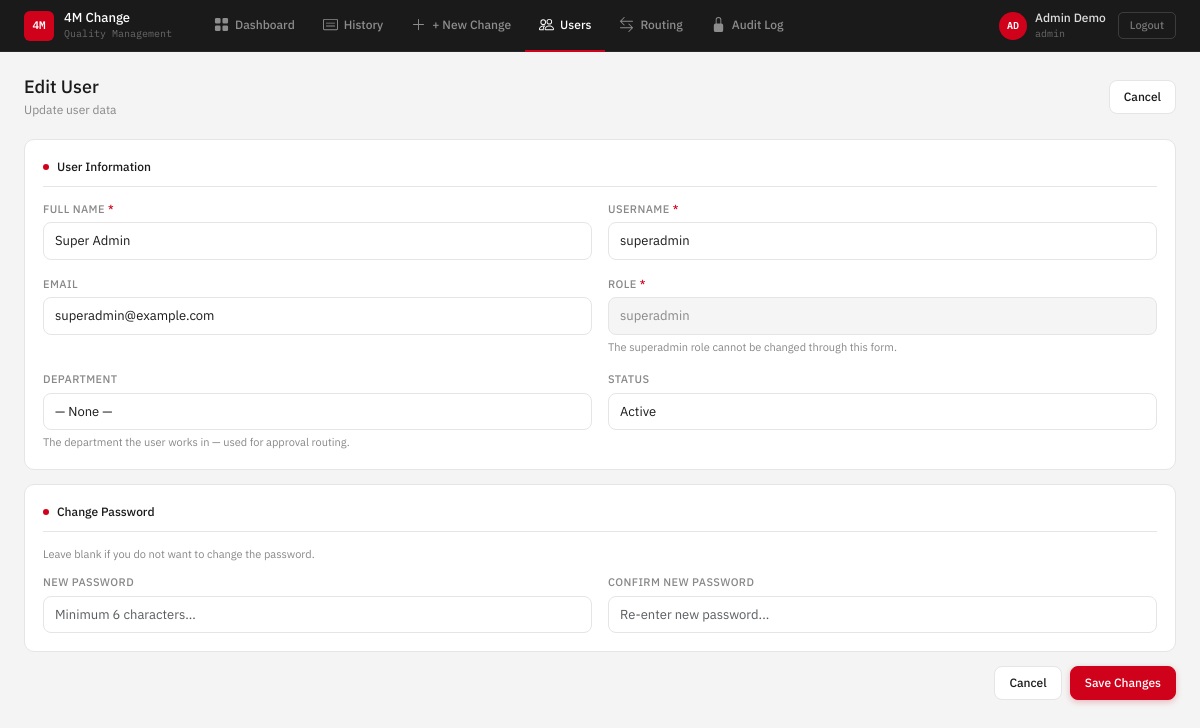
/modules/users/edit.php?id=1 (signed in), run on the app's committed database.
### tables this page shows
CREATE TABLE IF NOT EXISTS `users` (
  `id`               INT NOT NULL AUTO_INCREMENT,
  `name`             VARCHAR(100) NOT NULL,
  `email`            VARCHAR(100) NULL,
  `username`         VARCHAR(50)  NOT NULL,
  `password`         VARCHAR(255) NOT NULL,
  `role`             ENUM('superadmin','admin','user') NOT NULL DEFAULT 'user',
  `created_at`       TIMESTAMP NOT NULL DEFAULT CURRENT_TIMESTAMP,
  `updated_at`       TIMESTAMP NOT NULL DEFAULT CURRENT_TIMESTAMP ON UPDATE CURRENT_TIMESTAMP,
  `password_token`   VARCHAR(100) NULL,
  `token_expires_at` DATETIME NULL,
  `is_active`        TINYINT(1) NOT NULL DEFAULT 1,
  `department`       VARCHAR(100) NULL,
  PRIMARY KEY (`id`),
  UNIQUE KEY `uq_username` (`username`)
);

### helpers/common.php (called while the page is built, shortened)
<?php
function e($value): string
{
    return htmlspecialchars((string)$value, ENT_QUOTES, 'UTF-8');
}

### modules/users/edit.php (the view, shortened to what this page needs)
<?php
require_once '../../helpers/common.php';
include '../../templates/header.php';
include '../../templates/navbar.php';
$id = (int)($_GET['id'] ?? 0);
$stmt = $pdo->prepare("SELECT * FROM users WHERE id = ? LIMIT 1");
$stmt->execute([$id]);
$u = $stmt->fetch();
?>
<div class="page-header">
    <div>
        <div class="page-title">Edit User</div>
        <div class="page-sub">Update user data</div>
    </div>
    <a href="index.php" class="btn">Cancel</a>
</div>
<form action="update.php" method="POST">
    <div class="form-section">
        <div class="section-title"><span class="section-dot"></span>User Information</div>
        <div class="d-grid grid-2 gap-16">
            <div>
                <label class="form-label">Full Name <span class="required">*</span></label>
                <input type="text" name="name" class="form-control" required value="<?= e($u['name']) ?>">
            </div>
            <div>
                <label class="form-label">Username <span class="required">*</span></label>
                <input type="text" name="username" class="form-control" required value="<?= e($u['username']) ?>">
            </div>
            <div>
                <label class="form-label">Email</label>
                <input type="email" name="email" class="form-control" value="<?= e($u['email'] ?? '') ?>"
                    placeholder="email@yanmar.co.id">
            </div>
            <div>
                <label class="form-label">Role <span class="required">*</span></label>
                <?php if ($u['role'] === 'superadmin'): ?>
                    <input type="text" class="form-control" value="superadmin" disabled
                           style="background:#f5f5f5;color:var(--muted)">
                    <div class="form-hint" style="margin-top:4px">The superadmin role cannot be changed through this form.</div>
                <?php endif; ?>
            </div>
            <div>
                <label class="form-label">Department</label>
                <select name="department" class="form-control">
                    <option value="">— None —</option>
                </select>
                <div class="form-hint" style="margin-top:4px">
                    The department the user works in — used for approval routing.
                </div>
            </div>
            <div>
                <label class="form-label">Status</label>
                <select name="is_active" class="form-control">
                    <option value="1" <?= $u['is_active'] ? 'selected' : '' ?>>Active</option>
                </select>
            </div>
        </div>
    </div>
    <div class="form-section">
        <div class="section-title"><span class="section-dot"></span>Change Password</div>
        <div class="form-hint" style="margin-bottom:12px">Leave blank if you do not want to change the password.</div>
        <div class="d-grid grid-2 gap-16">
            <div>
                <label class="form-label">New Password</label>
                <input type="password" name="password" class="form-control" placeholder="Minimum 6 characters...">
            </div>
            <div>
                <label class="form-label">Confirm New Password</label>
                <input type="password" name="password_confirm" class="form-control" placeholder="Re-enter new password...">
            </div>
        </div>
    </div>
    <div class="d-flex gap-8" style="justify-content:flex-end;padding-bottom:8px">
        <a href="index.php" class="btn">Cancel</a>
        <button type="submit" class="btn btn-primary">Save Changes</button>
    </div>
</form>
<?php include '../../templates/footer.php'; ?>

### assets/css/style.css (style rules this page uses)
:root { --bg: #f4f4f4; --navbar: #1a1a1a; --card: #ffffff; --border: #e5e5e5; --text: #1a1a1a; --muted: #888888; --accent: #D0021B; --accent-light: #fff0f0; --success: #16a34a; --warning: #d97706; --danger: #D0021B; --radius: 8px; --radius-lg: 10px; --font: 'IBM Plex Sans', sans-serif; --mono: 'IBM Plex Mono', monospace; --shadow-sm: 0 1px 2px rgba(20,20,20,0.04), 0 1px 3px rgba(20,20,20,0.04); --shadow-md: 0 2px 8px rgba(20,20,20,0.06), 0 1px 3px rgba(20,20,20,0.05); --shadow-lg: 0 8px 24px rgba(20,20,20,0.08), 0 2px 6px rgba(20,20,20,0.05); }
*, *::before, *::after { box-sizing: border-box; margin: 0; padding: 0; }
body { font-family: var(--font); background: var(--bg); color: var(--text); font-size: 14px; min-height: 100vh; }
.page-header { display: flex; align-items: center; justify-content: space-between; margin-bottom: 20px; }
.page-title { font-size: 18px; font-weight: 500; color: var(--text); line-height: 1.2; }
.page-sub { font-size: 12px; color: var(--muted); margin-top: 3px; }
.form-section { background: var(--card); border: 1px solid var(--border); border-radius: var(--radius-lg); padding: 18px; margin-bottom: 14px; }
.section-title { font-size: 12px; font-weight: 500; color: var(--text); margin-bottom: 14px; padding-bottom: 10px; border-bottom: 1px solid var(--border); display: flex; align-items: center; gap: 8px; }
.section-dot { width: 6px; height: 6px; border-radius: 50%; background: var(--accent); flex-shrink: 0; }
.form-label { font-size: 11px; font-weight: 500; color: var(--muted); text-transform: uppercase; letter-spacing: 0.4px; margin-bottom: 5px; display: block; }
.form-control, .form-select { width: 100%; padding: 8px 11px; border-radius: var(--radius); border: 1px solid var(--border); background: #fff; color: var(--text); font-size: 13px; font-family: var(--font); outline: none; transition: border-color 0.15s, box-shadow 0.15s; min-height: 36px; }
.form-hint { font-size: 11px; color: var(--muted); margin-top: 3px; }
.required { color: var(--danger); }
.btn { display: inline-flex; align-items: center; gap: 5px; padding: 7px 14px; border-radius: var(--radius); font-size: 12px; font-weight: 500; font-family: var(--font); cursor: pointer; border: 1px solid var(--border); background: #fff; color: var(--text); text-decoration: none; transition: all 0.15s; white-space: nowrap; }
.btn-primary { background: var(--accent); color: #fff; border-color: var(--accent); box-shadow: 0 2px 6px rgba(208,2,27,0.25); }
.d-flex { display: flex; }
.d-grid { display: grid; }
.gap-8 { gap: 8px; }
.gap-16 { gap: 16px; }
.grid-2 { grid-template-columns: 1fr 1fr; }

### data on the page
users: name "Super Admin", username "superadmin", email "superadmin@example.com", is_active "Active"

### other printed values
substr($user['name'] ?? 'U', 0, 2) "AD"
$user['name'] "Admin Demo"
$role "admin"
